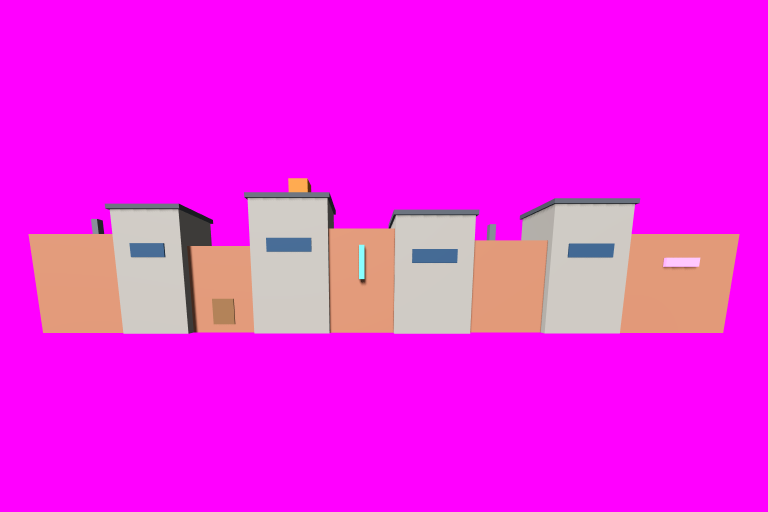
#> input picture sequel/art/guide/b0_backrow.png, 1536 x 1024 px, given in place of b1_tavern.png.png, which was not available (shown at 1/2 size)
$ python import_paint.py ../art/guide/b0_backrow.png ../art/guide/b1_tavern.png
#> lines starting #> are read from the running program, lines starting #| are printed output that depends on the picture; after the words box and inside, x2 and y2 are one past the last pixel; in counts of white or black regions, pixels touching at a corner belong together
"""外部AIが塗った絵を、ゲームに入れる（下絵と同じ大きさ・同じ位置にそろえる）。

使い方:  python3 -I sequel/tools/import_paint.py <塗られた絵.png> <部品のid>
  例:    python3 -I sequel/tools/import_paint.py ~/Downloads/tavern.png b1_tavern

やること（事実の確認つき）:
  1. 下絵（art/guide/<id>.png）と同じ大きさに合わせる（比率が違えば中止）。
  2. 両方の「マゼンタでない所」（形）を比べ、ずれ（平行移動）を探して直す。
  3. 形の重なり（IoU）を表示。0.93 未満なら、形が変わっている → 作り直しを勧める。
  4. art/painted/<id>.png に保存（外周につながったマゼンタ＝背景を透明に。色は変えない）。ゲームは次の起動で、箱にこの絵を投影する。
"""
import sys, os
import numpy as np
from PIL import Image

ROOT = os.path.dirname(os.path.dirname(os.path.abspath(__file__)))


def shape_mask(a):
    a = a.astype(np.int32)
    r, g, b = a[..., 0], a[..., 1], a[..., 2]
    mag = (r > 190) & (b > 190) & (g < 110)
    return ~mag


def best_shift(m_src, m_ref, rng=24):
    best = (-1.0, 0, 0)
    ys, xs = np.nonzero(m_ref)
    for dy in range(-rng, rng + 1, 2):
        for dx in range(-rng, rng + 1, 2):
            s = np.roll(np.roll(m_src, dy, 0), dx, 1)
            inter = (s & m_ref).sum()
            uni = (s | m_ref).sum()
            iou = inter / max(1, uni)
            if iou > best[0]:
                best = (iou, dy, dx)
    # 1px単位で詰める
    iou0, dy0, dx0 = best
    for dy in range(dy0 - 1, dy0 + 2):
        for dx in range(dx0 - 1, dx0 + 2):
            s = np.roll(np.roll(m_src, dy, 0), dx, 1)
            iou = (s & m_ref).sum() / max(1, (s | m_ref).sum())
            if iou > best[0]:
                best = (iou, dy, dx)
    return best


def main():
    src, pid = sys.argv[1], sys.argv[2]
    ref = np.array(Image.open(os.path.join(ROOT, 'art/guide/%s.png' % pid)).convert('RGB'))
    im = Image.open(src).convert('RGB')
    H, W = ref.shape[:2]
#> H = 1024; W = 1536
    if abs(im.size[0] / im.size[1] - W / H) > 0.02:
        print('NG：縦横の比率が下絵と違う（塗った絵 %dx%d、下絵 %dx%d）。同じ比率で出し直してください。' % (im.size + (W, H)))
        sys.exit(1)
    if im.size != (W, H):
        im = im.resize((W, H), Image.LANCZOS)
    a = np.array(im)
    m_ref, m_src = shape_mask(ref), shape_mask(a)
#> in shape_mask, `r, g, b = a[..., 0], a[..., 1], a[..., 2]`:
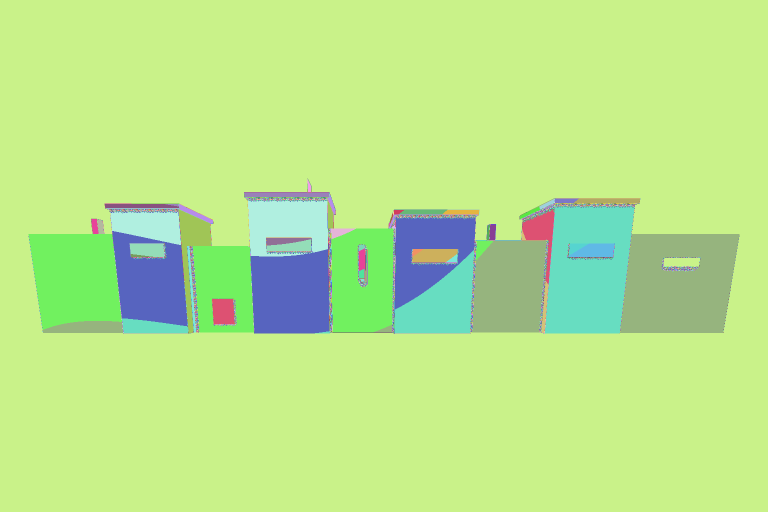
#> r: shape (1024, 1536) int32 (shown at 1/2 size); 211 distinct labels, from 13 to 255; one colour per label, 0 black
#> in shape_mask, `r, g, b = a[..., 0], a[..., 1], a[..., 2]`:
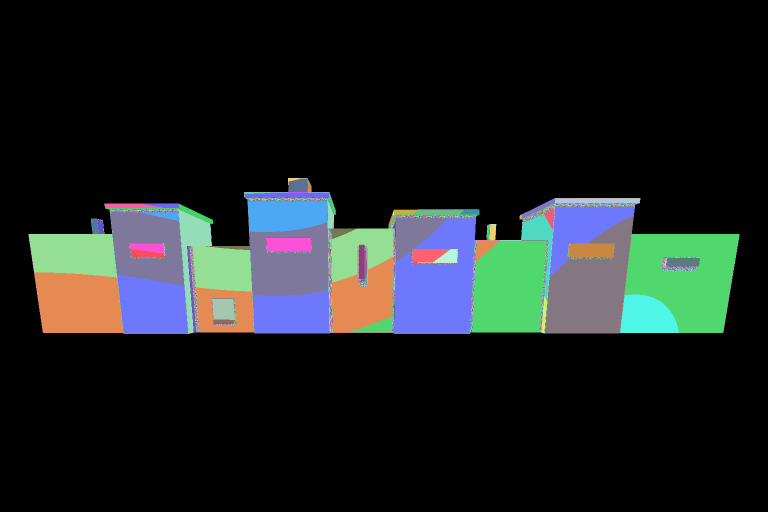
#> g: shape (1024, 1536) int32 (shown at 1/2 size); 187 distinct labels, from 0 to 255; one colour per label, 0 black
#> in shape_mask, `r, g, b = a[..., 0], a[..., 1], a[..., 2]`:
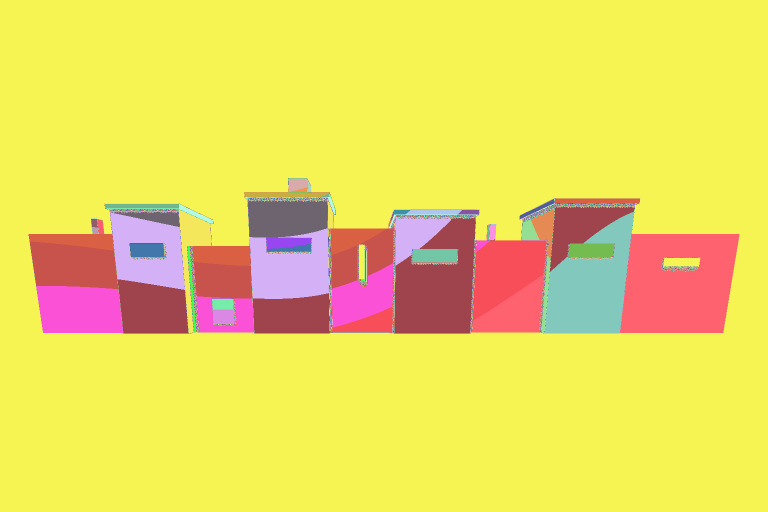
#> b: shape (1024, 1536) int32 (shown at 1/2 size); 208 distinct labels, from 14 to 255; one colour per label, 0 black
#> in shape_mask, `mag = (r > 190) & (b > 190) & (g < 110)`:
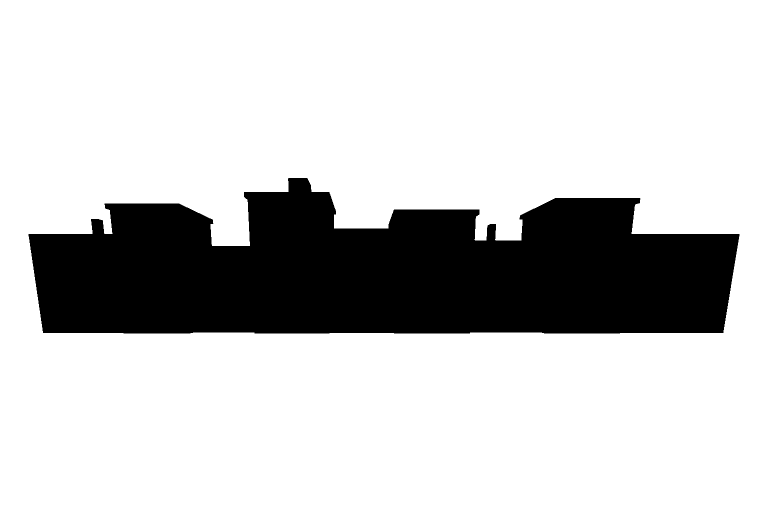
#> mag: shape (1024, 1536) bool (shown at 1/2 size); 79.3% white; 1 black region, box (x1, y1, x2, y2) and area: (57, 356, 1479, 667) 325783
    iou_raw = (m_src & m_ref).sum() / max(1, (m_src | m_ref).sum())
#> iou_raw = 1
    iou, dy, dx = best_shift(m_src, m_ref)
#> after the loop in best_shift, `for dy in range(-rng, rng + 1, 2):`: best = (1, 0, 0)
#> in best_shift, `iou0, dy0, dx0 = best`: iou0 = 1; dy0 = 0
#> iou = 1; dy = 0; dx = 0
    if (dy, dx) != (0, 0):
        a = np.roll(np.roll(a, dy, 0), dx, 1)
    out = os.path.join(ROOT, 'art/painted/%s.png' % pid)
    # 背景＝外周につながったマゼンタだけ。透明度（アルファ）として持たせる（色は変えない）。
    # 建物の中のピンクのネオンがマゼンタと見分けられず、仮の色で塗りつぶされるのを防ぐ（2026-11-05、b0_backrow で発覚）。
    from scipy import ndimage as ndi
    lab, _ = ndi.label(~shape_mask(a))
    edge = set(np.unique(np.concatenate([lab[0], lab[-1], lab[:, 0], lab[:, -1]]))) - {0}
#> edge = 1 item
    bg = np.isin(lab, list(edge))
    rgba = np.dstack([a, np.where(bg, 0, 255).astype(np.uint8)])
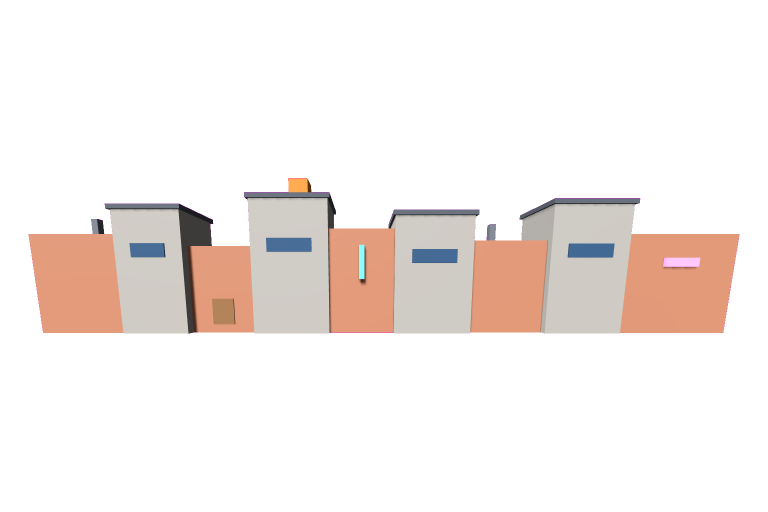
#> rgba: shape (1024, 1536, 4) (shown at 1/2 size); mean R, G, B, A 244.3, 35.3, 234.2, 52.8; transparent parts drawn white
    Image.fromarray(rgba, 'RGBA').save(out, optimize=True)
    print('建物の中のマゼンタに近い画素（背景として扱わない）：%d px' % int((~shape_mask(a) & ~bg).sum()))
#| 建物の中のマゼンタに近い画素（背景として扱わない）：0 px
    print('形の重なり IoU：そのまま %.3f → ずれ補正後 %.3f（下へ%dpx・右へ%dpx）' % (iou_raw, iou, dy, dx))
#| 形の重なり IoU：そのまま 1.000 → ずれ補正後 1.000（下へ0px・右へ0px）
    print('保存：%s' % out)
    if iou < 0.93:
        print('注意：形が下絵から変わっています（0.93未満）。はみ出した所は投影されず、欠けた所は仮の色になります。作り直しを勧めます。')


if __name__ == '__main__':
    main()

$ run again, on sequel/art/guide/b4_bridge.png
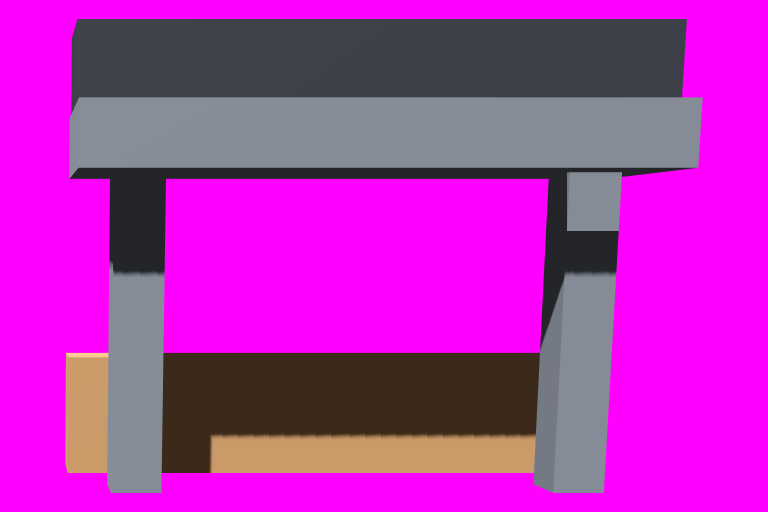
#> input picture sequel/art/guide/b4_bridge.png, 1536 x 1024 px, given in place of b4_bridge.png.png, which was not available (shown at 1/2 size)
#> r: shape (1024, 1536) int32; 196 distinct labels, from 35 to 255
#> g: shape (1024, 1536) int32; 150 distinct labels, from 0 to 202
#> b: shape (1024, 1536) int32; 177 distinct labels, from 26 to 255
#> in shape_mask, `mag = (r > 190) & (b > 190) & (g < 110)`:
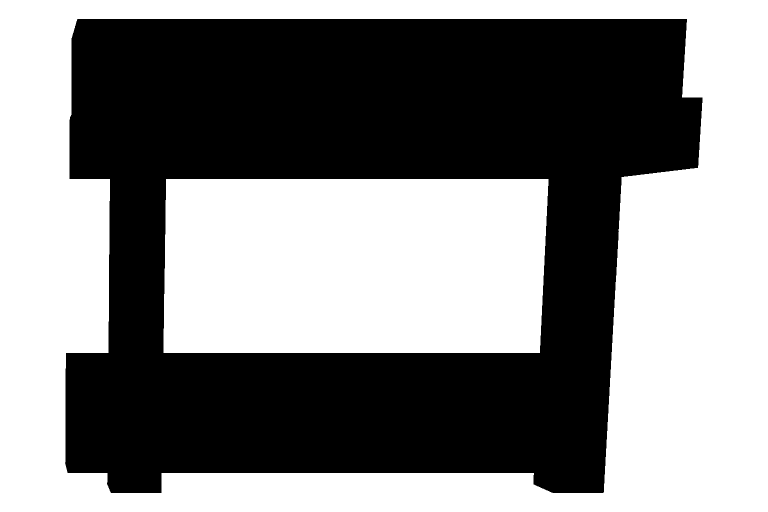
#> mag: shape (1024, 1536) bool (shown at 1/2 size); 52% white; 1 black region, box (x1, y1, x2, y2) and area: (130, 38, 1405, 986) 754787
#> iou_raw = 1
#> after the loop in best_shift, `for dy in range(-rng, rng + 1, 2):`: best = (1, 0, 0)
#> iou0 = 1; dy0 = 0
#> iou = 1; dy = 0
#> lab: shape (1024, 1536) int32; 3 distinct labels, from 0 to 2
#> edge = 1 item
#> bg: shape (1024, 1536) bool; 35.2% white; 1 white region, box (x1, y1, x2, y2) and area: (0, 0, 1536, 1024) 553946
#> in main, `rgba = np.dstack([a, np.where(bg, 0, 255).astype(np.uint8)])`:
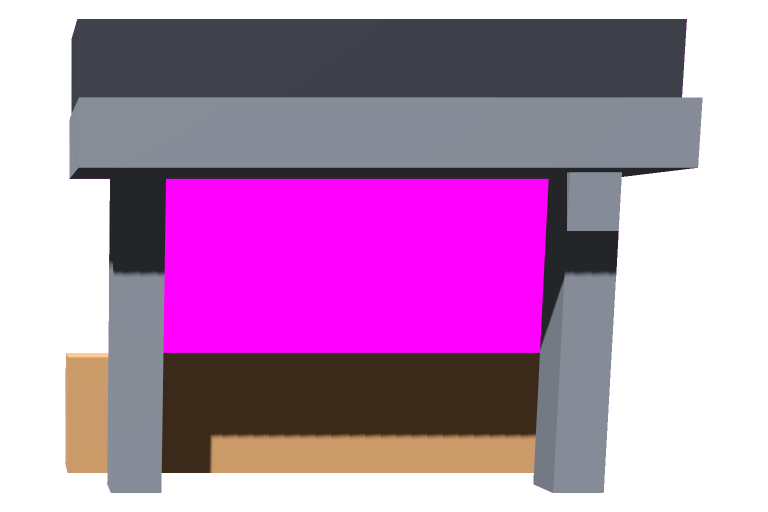
#> rgba: shape (1024, 1536, 4) (shown at 1/2 size); mean R, G, B, A 180.8, 46.1, 178.6, 165.2; transparent parts drawn white
#| 建物の中のマゼンタに近い画素（背景として扱わない）：264131 px
#| 形の重なり IoU：そのまま 1.000 → ずれ補正後 1.000（下へ0px・右へ0px）

$ run again, on sequel/art/guide/f1_lamp.png
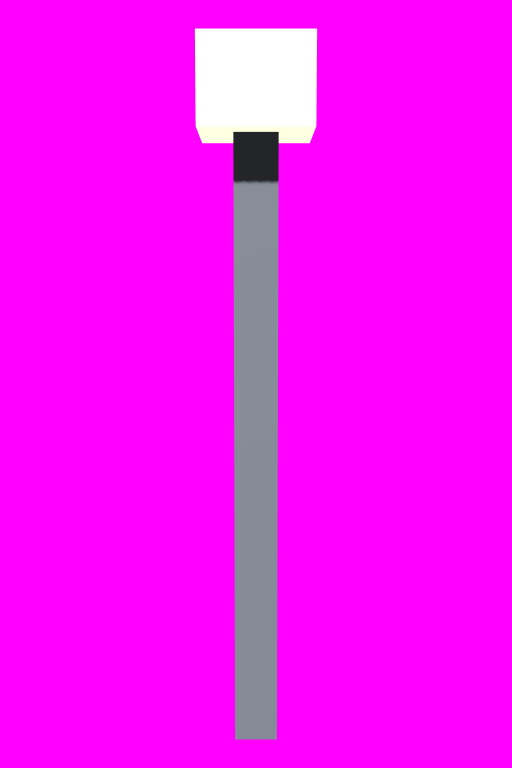
#> input picture sequel/art/guide/f1_lamp.png, 1024 x 1536 px, given in place of f1_lamp.png.png, which was not available (shown at 1/2 size)
#> r: shape (1536, 1024) int32; 110 distinct labels, from 35 to 255
#> g: shape (1536, 1024) int32; 112 distinct labels, from 0 to 255
#> b: shape (1536, 1024) int32; 127 distinct labels, from 41 to 255
#> mag: shape (1536, 1024) bool; 89.9% white; 1 black region, box (x1, y1, x2, y2) and area: (390, 57, 634, 1479) 158909
#> in shape_mask, `return ~mag`:
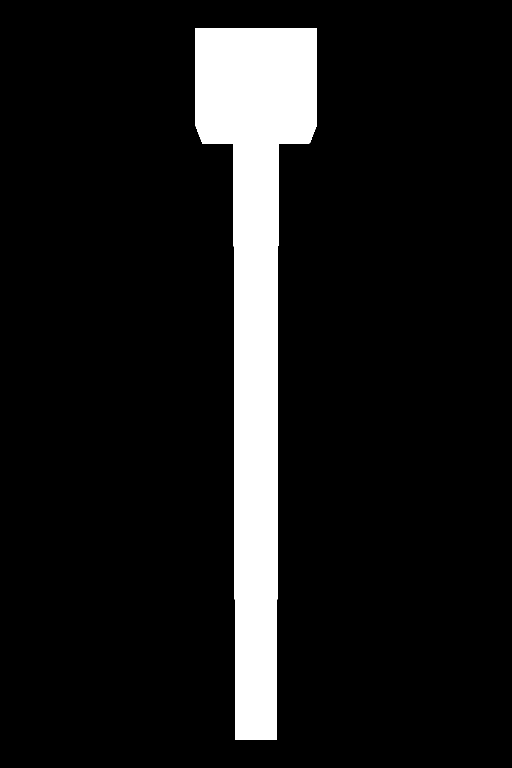
#> returned value: shape (1536, 1024) bool (shown at 1/2 size); 10.1% white; 1 white region, box (x1, y1, x2, y2) and area: (390, 57, 634, 1479) 158909
#> iou_raw = 1
#> after the loop in best_shift, `for dy in range(-rng, rng + 1, 2):`: best = (1, 0, 0)
#> iou0 = 1; dy0 = 0
#> iou = 1; dy = 0
#> edge = 1 item
#> in main, `rgba = np.dstack([a, np.where(bg, 0, 255).astype(np.uint8)])`:
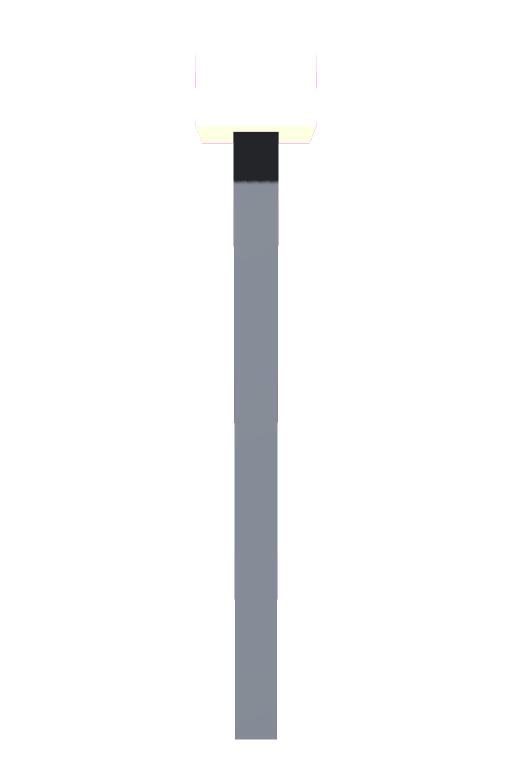
#> rgba: shape (1536, 1024, 4) (shown at 1/2 size); mean R, G, B, A 246.3, 17.5, 247.3, 25.8; transparent parts drawn white
#| 建物の中のマゼンタに近い画素（背景として扱わない）：0 px
#| 形の重なり IoU：そのまま 1.000 → ずれ補正後 1.000（下へ0px・右へ0px）

$ run again, on sequel/art/guide/f2_pipe.png
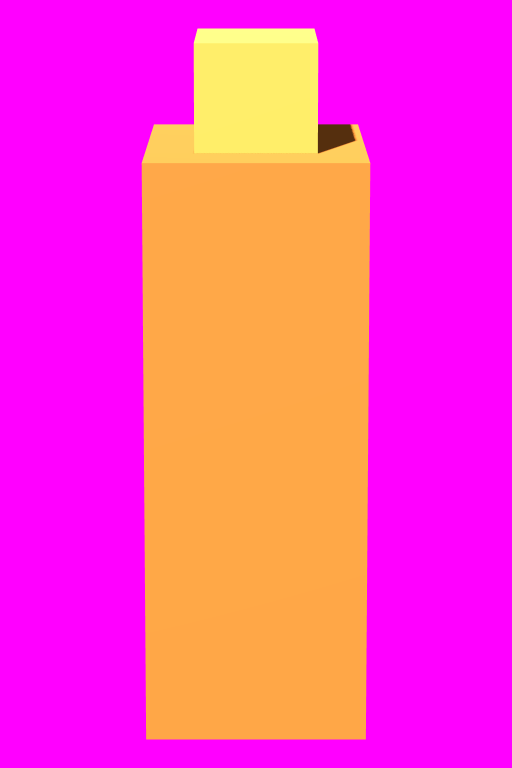
#> input picture sequel/art/guide/f2_pipe.png, 1024 x 1536 px, given in place of f2_pipe.png.png, which was not available (shown at 1/2 size)
#> r: shape (1536, 1024) int32; 127 distinct labels, from 85 to 255
#> g: shape (1536, 1024) int32; 188 distinct labels, from 0 to 255
#> b: shape (1536, 1024) int32; 121 distinct labels, from 14 to 255
#> in shape_mask, `mag = (r > 190) & (b > 190) & (g < 110)`:
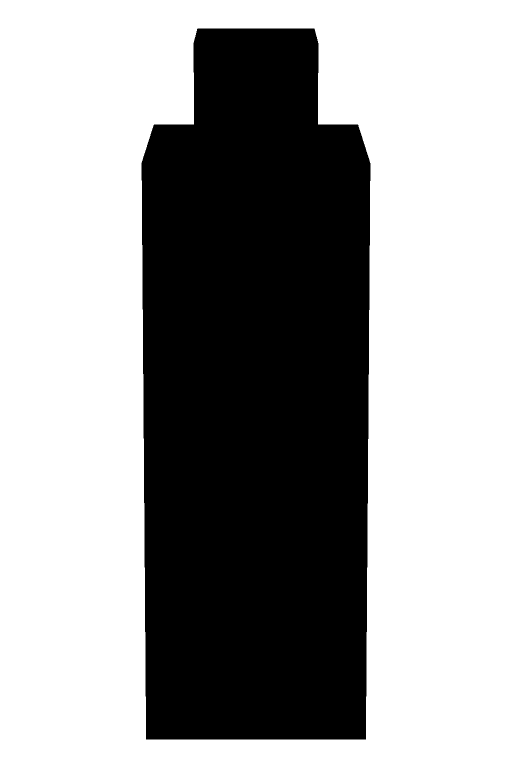
#> mag: shape (1536, 1024) bool (shown at 1/2 size); 62% white; 1 black region, box (x1, y1, x2, y2) and area: (283, 57, 741, 1479) 598129
#> iou_raw = 1
#> after the loop in best_shift, `for dy in range(-rng, rng + 1, 2):`: best = (1, 0, 0)
#> iou0 = 1; dy0 = 0
#> iou = 1; dy = 0
#> edge = 1 item
#> in main, `rgba = np.dstack([a, np.where(bg, 0, 255).astype(np.uint8)])`:
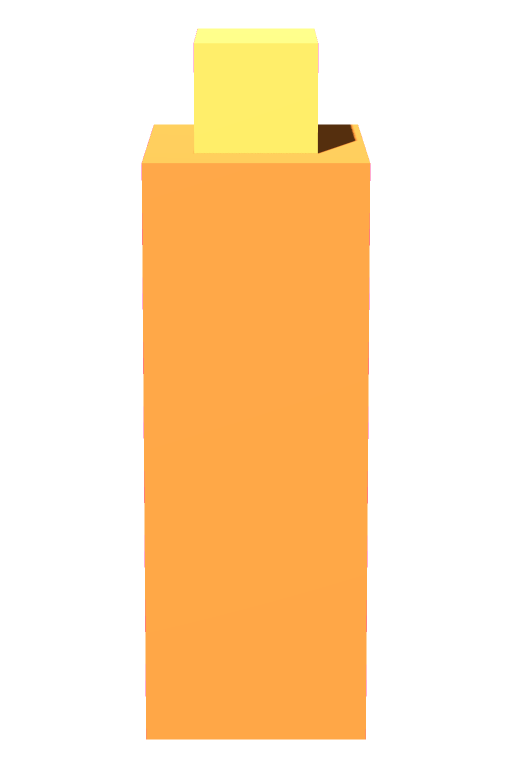
#> rgba: shape (1536, 1024, 4) (shown at 1/2 size); mean R, G, B, A 254.6, 66.7, 186.8, 97; transparent parts drawn white
#| 建物の中のマゼンタに近い画素（背景として扱わない）：0 px
#| 形の重なり IoU：そのまま 1.000 → ずれ補正後 1.000（下へ0px・右へ0px）
